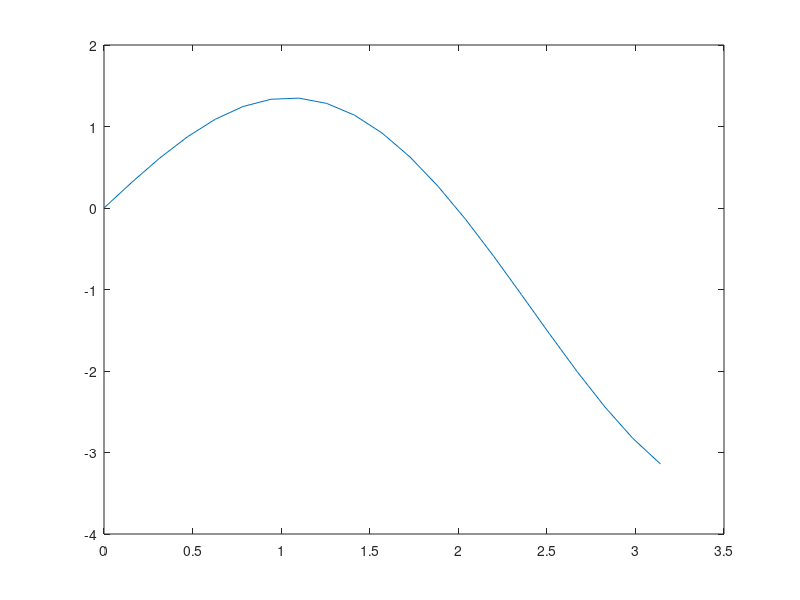

The MATLAB source for this figure:
#shooting method y'' = f(x, y, y')

clc; clear;
N = 20; a = 0; b = pi;
x = linspace(a, b, N + 1);
h = x(2) - x(1); #same as (b-a)/N
y1 = zeros(1, N + 1); y2 = zeros(1, N + 1); y = zeros(1, N + 1);
dy1 = zeros(1, N + 1); dy2 = zeros(1, N + 1);

first = 0; second = 0;

f = @(x, y, dy) dy + y + (-2 * (1 + x)) * cos(x) + (x - 4) * sin(x); # y'' = f(x,y, y') -? f(x, y, dy)
f_homo = @(x, y, dy) dy + y;
y1(1) = 0; y2(1) = 0; y(N + 1) = -pi; #경계값 -> 양끝에서 초기값으로 변경해야 한다.

#y'' = f(x, y , dy)
# y' = u
#u' = f(x, U, u) -> 다음 u를 구할 수 있다.
#다음 u -> 다음 y를 구한다.

#euler

%{
for n = 1:N
    k1 = f(x(n), y1(n), dy1(n)); #y''(a)
    dy1(n + 1) = k1 * h + dy1(n); #y'(a+h) = y''(a)*h + y'(a)
    y1(n + 1) = dy1(n) * h + y1(n);
end

first = y1(N + 1);

dy2(1) = 7;

for n = 1:N
    k1 = y2(n) + dy2(n);
    dy2(n + 1) = k1 * h + dy2(n);
    y2(n + 1) = dy2(n) * h + y2(n);
end

second = y2(N + 1);

c = (-pi - first) / second;
y = y1 + c * y2;
plot(x, y)
%}

for n = 1:N
    dy_k1 = f(x(n), y1(n), dy1(n)); #현재 dy의 기울기
    y_k1 = dy1(n); #현재 y의기울기
    dy_k2 = f(x(n) + h/2, y1(n) + h/2 * y_k1, dy1(n) + h/2 * dy_k1); #중점에서 dy의 기울기 y''
    y_k2 = dy_k1 * h/2 + y_k1; #중점에서 y의 기울기
    dy_k3 = f(x(n) + h/2, y1(n) + h/2 * y_k2, dy1(n) + h/2 * dy_k2);
    y_k3 = dy_k2 * h/2 + y_k2;
    dy_k4 = f(x(n) + h, y1(n) + h * y_k3, dy1(n) + h * dy_k3);
    y_k4 = dy_k3 * h + y_k3;
    dy1(n + 1) = dy1(n) + (1/6) * (dy_k1 + 2 * dy_k2 + 2 * dy_k3 + dy_k4) *h;
    y1(n + 1) = y1(n) + (1/6) * (y_k1 + 2 * y_k2 + 2 * y_k3 + y_k4) * h;
end

first = y1(N + 1);

dy2(1) = 1;

for n = 1:N
    dy_k1 = f_homo(x(n), y2(n), dy2(n)); #현재 dy의 기울기
    y_k1 = dy2(n); #현재 y의기울기
    dy_k2 = f_homo(x(n) + h/2, y2(n) + h/2 * y_k1, dy2(n) + h/2 * dy_k1); #중점에서 dy의 기울기 y''
    y_k2 = dy_k1 * h/2 + y_k1; #중점에서 y의 기울기
    dy_k3 = f_homo(x(n) + h/2, y2(n) + h/2 * y_k2, dy2(n) + h/2 * dy_k2);
    y_k3 = dy_k2 * h/2 + y_k2;
    dy_k4 = f_homo(x(n) + h, y2(n) + h * y_k3, dy2(n) + h * dy_k3);
    y_k4 = dy_k3 * h + y_k3;
    dy2(n + 1) = dy2(n) + (1/6) * (dy_k1 + 2 * dy_k2 + 2 * dy_k3 + dy_k4) * h;
    y2(n + 1) = y2(n) + (1/6) * (y_k1 + 2 * y_k2 + 2 * y_k3 + y_k4) * h;
end

second = y2(N + 1);

c = (y(N + 1) - first) / second;
y = y1 + c * y2;
plot(x, y);
